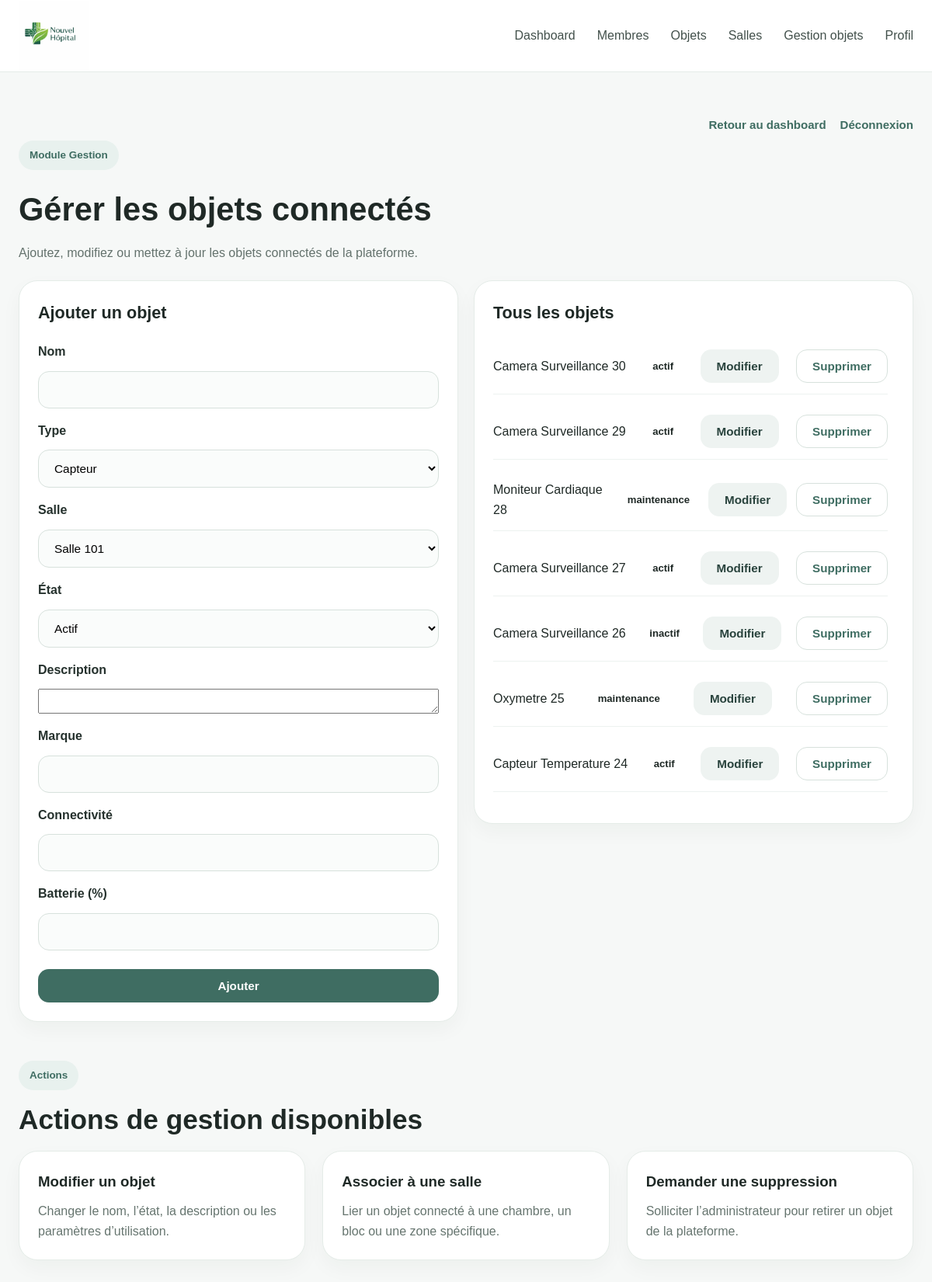
Screenshot of /manage-objects/ (signed in) with the database file from the repository.
### hopital/models.py (models this page shows, shortened)
class ObjetConnecte(models.Model):
    nom = models.CharField(max_length=100)
    description = models.TextField(blank=True, null=True)
    type = models.CharField(max_length=50, blank=True, null=True)
    marque = models.CharField(max_length=50, blank=True, null=True)
    etat = models.CharField(max_length=20, default='inactif')
    connectivite = models.CharField(max_length=50, blank=True, null=True)
    niveau_batterie = models.IntegerField(blank=True, null=True)
    derniere_interaction = models.DateTimeField(blank=True, null=True)
    salle = models.ForeignKey(Salle, on_delete=models.SET_NULL, blank=True, null=True)

### hopital/views.py (the view, shortened to what this page needs)
# urls.py: path('manage-objects/', views.manage_objects, name='manage_objects'),
@login_required
def manage_objects(request):
    profil = Profil.objects.get(user=request.user)
    if profil.niveau not in ["avancé", "expert"]:
        return redirect("objects")
    salles = Salle.objects.all()
    objets = ObjetConnecte.objects.order_by("-id")
    return render(request, "hopital/manage-objects.html", {"salles": salles,"objets": objets})

### hopital/templates/hopital/manage-objects.html (shortened to what this page needs)
{% load static %}
<!DOCTYPE html>
<html lang="fr">
<head>
  <link rel="stylesheet" href="{% static 'hopital/CSS/style.css' %}">
</head>
<body>
<header class="navbar">
  <div class="container nav-container">
    <a href="{% url 'index' %}" class="logo">
      <img src="{% static 'hopital/photo/logo.png' %}" alt="Logo Nouvel Hôpital">
    </a>
    <nav class="nav-links">
      <a href="{% url 'dashboard' %}">Dashboard</a>
      <a href="{% url 'members' %}">Membres</a>
      <a href="{% url 'objects' %}">Objets</a>
      <a href="{% url 'room' %}">Salles</a>
      <a href="{% url 'manage_objects' %}">Gestion objets</a>
      <a href="{% url 'profile' %}">Profil</a>
    </nav>
  </div>
</header>
<main class="dashboard-page">
  <div class="container">
    <div class="page-tools">
      <a href="{% url 'dashboard' %}">Retour au dashboard</a>
      <a href="{% url 'logout' %}">Déconnexion</a>
    </div>
    <section class="objects-top">
      <span class="tag">Module Gestion</span>
      <h1>Gérer les objets connectés</h1>
      <p>
        Ajoutez, modifiez ou mettez à jour les objets connectés de la plateforme.
      </p>
    </section>
    <section class="manage-grid">
      <div class="profile-card">
        <h2>Ajouter un objet</h2>
        <form method="POST" class="auth-form">
          <label>Nom</label>
          <input name="nom" type="text" required>
          <label>Type</label>
          <select name="type">
            <option value="capteur">Capteur</option>
          </select>
          <label>Salle</label>
          <select name="salle">
            {% for salle in salles %}
              <option value="{{ salle.id }}">{{ salle.nom }}</option>
            {% endfor %}
          </select>
          <label>État</label>
          <select name="etat">
            <option value="actif">Actif</option>
          </select>
          <label>Description</label>
          <textarea name="description"></textarea>
          <label>Marque</label>
          <input name="marque" type="text">
          <label>Connectivité</label>
          <input name="connectivite" type="text">
          <label>Batterie (%)</label>
          <input name="niveau_batterie" type="number" min="0" max="100">
          <button class="btn btn-primary" type="submit">Ajouter</button>
        </form>
      </div>
      <div class="profile-card objects-card">
        <h2>Tous les objets</h2>
        <div class="mini-list objects-scroll">
          {% for objet in objets %}
            <div class="mini-row">
              <span>{{ objet.nom }}</span>
              <span class="status {{ objet.etat }}">{{ objet.etat }}</span>
              <button type="button" class="btn btn-secondary" onclick="showEditForm('{{ objet.id }}')">
                Modifier
              </button>
              <form method="POST" style="display:inline;">
                <button type="submit" class="btn btn-light" onclick="return confirm('Supprimer cet objet ?')">
                  Supprimer
                </button>
              </form>
            </div>
          {% empty %}
            <p>Aucun objet.</p>
          {% endfor %}
        </div>
      </div>
    </section>
    <section class="section-small">
      <div class="section-heading small">
        <span class="tag">Actions</span>
        <h2>Actions de gestion disponibles</h2>
      </div>
      <div class="quick-grid">
        <div class="quick-card">
          <h3>Modifier un objet</h3>
          <p>Changer le nom, l’état, la description ou les paramètres d’utilisation.</p>
        </div>
        <div class="quick-card">
          <h3>Associer à une salle</h3>
          <p>Lier un objet connecté à une chambre, un bloc ou une zone spécifique.</p>
        </div>
        <div class="quick-card">
          <h3>Demander une suppression</h3>
          <p>Solliciter l’administrateur pour retirer un objet de la plateforme.</p>
        </div>
      </div>
    </section>
  </div>
</main>
</body>
</html>

### hopital/static/hopital/CSS/style.css (style rules this page uses)
* { margin:0; padding:0; box-sizing:border-box; }
html { scroll-behavior:smooth; }
body { font-family: Arial, Helvetica, sans-serif; background:#f6f8f7; color:#1f2926; line-height:1.6; }
a { text-decoration:none; color:inherit; }
img { max-width:100%; height:auto; }
.container { width:min(1180px, calc(100% - 48px)); margin:0 auto; }
.navbar { position:sticky; top:0; z-index:1000; background:rgba(255,255,255,0.96); backdrop-filter:blur(10px); border-bottom:1px solid #e5ece8; }
.nav-container { min-height:92px; display:flex; align-items:center; justify-content:space-between; gap:24px; }
.logo { display:flex; align-items:center; }
.logo img { width:90px; height:90px; object-fit:contain; }
.nav-links { display:flex; align-items:center; gap:28px; flex-wrap:wrap; }
.nav-links a { color:#42504b; font-weight:500; transition:0.25s; }
.btn { display:inline-flex; align-items:center; justify-content:center; padding:12px 20px; border-radius:14px; font-weight:600; font-size:0.95rem; border:1px solid transparent; transition:0.25s; }
.btn-primary { background:#3f6d62; color:white; }
.btn-light { background:white; border:1px solid #d7e1dc; color:#3f6d62; }
.btn-secondary { background:#eef3f1; color:#29433d; }
.page-tools { display:flex; justify-content:flex-end; gap:18px; margin:22px 0 8px; flex-wrap:wrap; }
.page-tools a { color:#3f6d62; font-weight:700; font-size:0.94rem; }
.tag { display:inline-block; padding:8px 14px; border-radius:999px; background:#e8f1ee; color:#3f6d62; font-size:0.84rem; font-weight:700; margin-bottom:18px; }
.section-heading { max-width:760px; margin-bottom:34px; }
.section-heading.small { margin-bottom:20px; }
.section-heading h2 { font-size:2.2rem; line-height:1.15; margin-bottom:12px; }
.feature-grid, .service-grid, .news-grid, .quick-grid { display:grid; gap:22px; }
.feature-card, .service-card, .news-card, .quick-card, .profile-card, .dash-card, .object-card-modern, .room-card, .table-card, .resource-card, .auth-card, .auth-side, .level-box, .level-card { background:white; border:1px solid #e5ece8; border-radius:24px; padding:24px; box-shadow:0 10px 26px rgba(31,41,38,0.04); }
.feature-card h3, .service-card h3, .news-card h3, .quick-card h3 { margin-bottom:10px; }
.feature-card p, .service-card p, .news-card p, .quick-card p, .profile-list li, .object-card-modern p, .room-card p { color:#66756f; }
.auth-form { display:flex; flex-direction:column; gap:12px; }
.auth-form label { font-weight:600; color:#25312d; margin-top:4px; }
.auth-form input, .auth-form select { width:100%; padding:14px 16px; border-radius:14px; border:1px solid #d7e1dc; background:#fafcfb; font-size:0.96rem; outline:none; transition:0.25s; }
.auth-form .btn { margin-top:12px; }
.dashboard-page { padding:34px 0 70px; }
.section-small { margin-top:30px; }
.quick-grid { grid-template-columns:repeat(3, 1fr); }
.quick-card { transition:0.25s; }
.profile-card h2 { font-size:1.35rem; margin-bottom:16px; }
.objects-top { margin-bottom:22px; }
.objects-top h1 { font-size:2.6rem; margin-bottom:10px; }
.objects-top p { color:#64726d; }
.status { display:inline-block; padding:7px 12px; border-radius:999px; font-size:0.82rem; font-weight:700; }
.manage-grid { display:grid; grid-template-columns:1fr 1fr; gap:20px; margin-bottom:28px; }
.mini-list { display:flex; flex-direction:column; gap:12px; }
.mini-row { display:flex; justify-content:space-between; align-items:center; gap:12px; padding:14px 0; border-bottom:1px solid #edf2f0; }
.objects-scroll { max-height: 420px; overflow-y: auto; padding-right: 8px; }
.manage-grid { display: grid !important; grid-template-columns: 1fr 1fr !important; gap: 20px !important; align-items: stretch !important; }
.objects-scroll { flex: 1 !important; height: auto !important; max-height: none !important; overflow-y: auto !important; }
.objects-card { height: 700px; display: flex; flex-direction: column; }
.objects-scroll { flex: 1; overflow-y: auto; padding-right: 8px; }
.profile-card { margin-bottom: 20px; }

### rows the page displays
ObjetConnecte: nom "Camera Surveillance 30", etat "actif"
ObjetConnecte: nom "Camera Surveillance 29", etat "actif"
ObjetConnecte: nom "Moniteur Cardiaque 28", etat "maintenance"
ObjetConnecte: nom "Camera Surveillance 27", etat "actif"
ObjetConnecte: nom "Camera Surveillance 26", etat "inactif"
ObjetConnecte: nom "Oxymetre 25", etat "maintenance"
ObjetConnecte: nom "Capteur Temperature 24", etat "actif"

### other values shown
form field salle "Salle 101"
